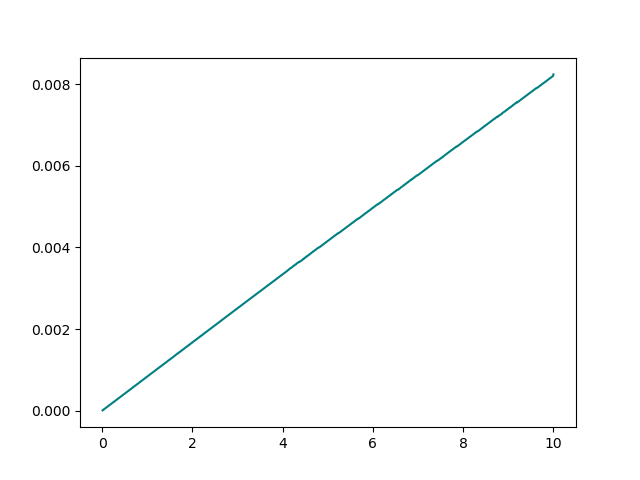

Write Python code to recreate this figure.
import numpy as np
import matplotlib.pylab as plt
Sol=np.loadtxt('First.txt')
y=np.exp(-Sol[:,0])
Error=np.abs(y-Sol[:,1])/np.abs(y)
plt.figure()
plt.plot(Sol[:,0],Sol[:,1],color="teal",label="Númerica")
plt.plot(Sol[:,0],y,color="orange",label="Analitica")
plt.savefig('Solucion Analitica vs Númerica')
plt.figure()
plt.plot(Sol[:,0],Error,color="teal",label="Error")
plt.savefig('Error')
